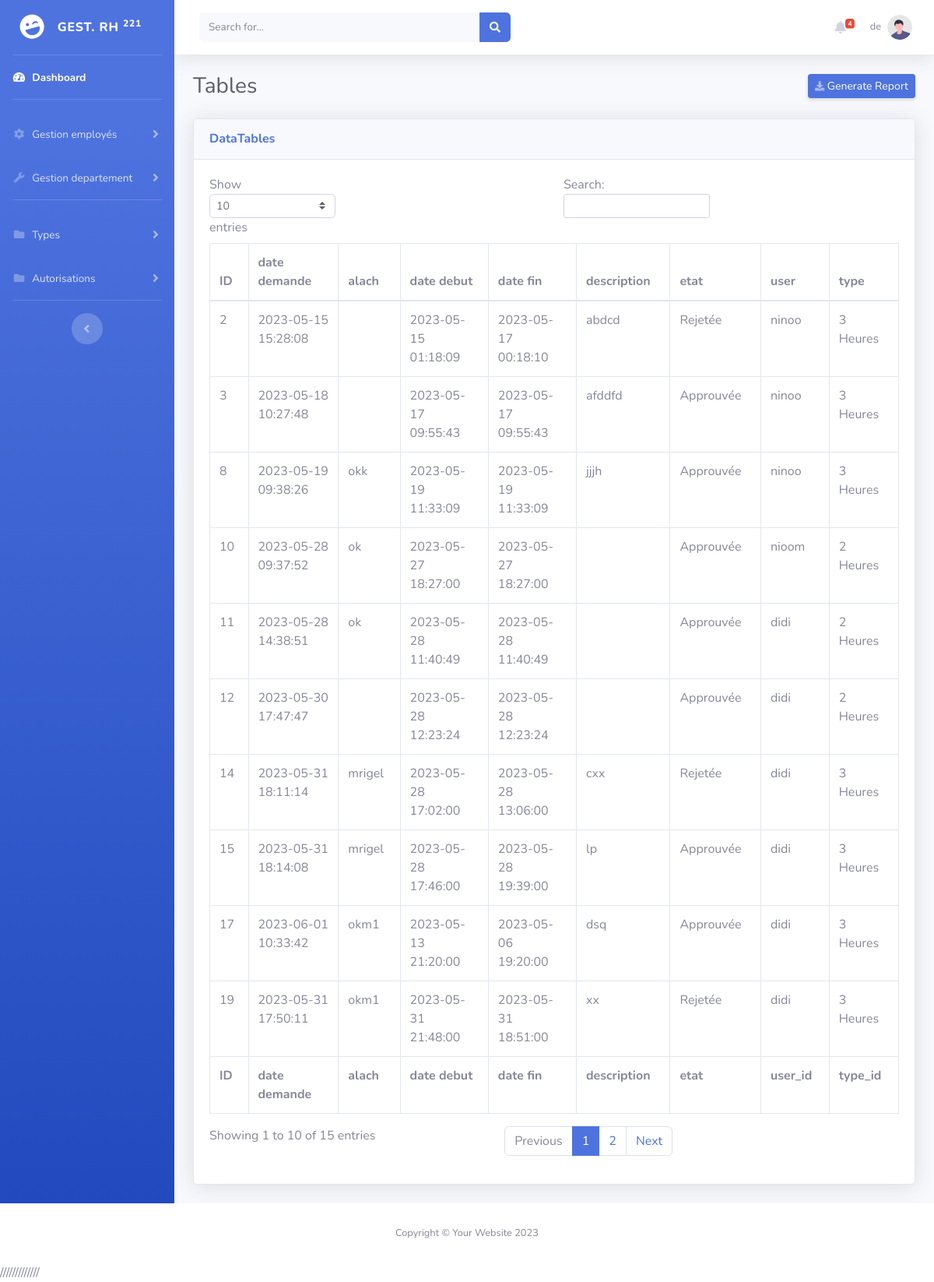
Page /admin/listeHistorique.php (signed in) on the committed database.
### tables this page shows
CREATE TABLE `autorisations` (
  `id` int(11) NOT NULL,
  `date_demande` timestamp NOT NULL DEFAULT current_timestamp() ON UPDATE current_timestamp(),
  `alach` text NOT NULL,
  `date_debut` datetime NOT NULL,
  `date_fin` datetime NOT NULL,
  `description` text NOT NULL,
  `etat` varchar(20) NOT NULL,
  `user_id` int(11) NOT NULL,
  `type_id` int(11) NOT NULL
);

CREATE TABLE `users` (
  `id` int(11) NOT NULL,
  `nom` varchar(255) NOT NULL,
  `email` varchar(255) NOT NULL,
  `role` varchar(10) NOT NULL,
  `pwd` varchar(255) NOT NULL,
  `matricule` varchar(10) NOT NULL,
  `actif` tinyint(4) NOT NULL DEFAULT 1,
  `departement_id` int(11) NOT NULL
);

CREATE TABLE `types` (
  `id` int(11) NOT NULL,
  `intitule` varchar(15) NOT NULL,
  `active` tinyint(4) NOT NULL DEFAULT 1
);

### admin/CLASSE/autorisation.class.php (the view, shortened to what this page needs)
<?php
Class Autorisation{
private $cnx,$server,$user,$pwd,$db;
public function __construct($serveur,$utilisateur,$mdp,$base){
	$this->server=$serveur;
	$this->user=$utilisateur;
	$this->pwd=$mdp;
	$this->db=$base;
	try
	{
	$this->cnx = new PDO('mysql:host='.$this->server.'; dbname='.$this->db, $this->user, $this->pwd);
	}
	catch(Exception $e)
	{
	echo'Erreur:'.$e->getMessage().'<br/>';
	echo'N°:'.$e->getCode();
	}
}
public function RetreiveHistory(){
	$sql="select *,autorisations.id as autorisation_id from autorisations INNER JOIN users ON autorisations.user_id = users.id
	INNER JOIN types ON autorisations.type_id = types.id where etat='Rejetée' or etat='Approuvée' or etat='en attente' ";
$resultats=$this->cnx->query($sql);
if($resultats) {
$resultats->setFetchMode(PDO::FETCH_OBJ);
$autorisations=$resultats->fetchall();
echo '<table  class="table table-bordered" id="dataTable" width="100%" cellspacing="0">';
echo '<thead>';
	echo '<tr>';
	echo '<th>ID</th><th>date demande</th><th>alach</th><th>date debut</th><th>date fin</th><th>description</th><th>etat</th><th>user</th><th>type</th>';
	echo '</tr>';
echo '</thead>';
print '<tbody>';
foreach($autorisations as $autorisation):
echo '<tr>';
	print '<td>'.$autorisation->autorisation_id.'</td>';
	print '<td>'.$autorisation->date_demande.'</td>';
	print '<td>'.$autorisation->alach.'</td>';
	print '<td>'.$autorisation->date_debut.'</td>';
	print '<td>'.$autorisation->date_fin.'</td>';
	print '<td>'.$autorisation->description.'</td>';
	print '<td>'.$autorisation->etat.'</td>';
	print '<td>'.$autorisation->nom.'</td>';
	print '<td>'.$autorisation->intitule.'</td>';
echo '</tr>';
endforeach;
print '</tbody>';
echo '<tfoot>';
	echo '<tr>';
	echo '<th>ID</th><th>date demande</th><th>alach</th><th>date debut</th><th>date fin</th><th>description</th><th>etat</th><th>user_id</th><th>type_id</th>';
	echo '</tr>';
echo '</tfoot>';
echo '</table>';
}
	else echo 'Table vide !!!' ;
}
public function counting(){
    $sql = "SELECT COUNT(*) as count FROM autorisations WHERE etat = 'en attente'";
    $resultat = $this->cnx->query($sql);
    $count = $resultat->fetch(PDO::FETCH_ASSOC)['count'];
    if ($count > 0) {
        echo '<span class="badge badge-danger badge-counter">' . $count . '</span>';
    } else {
        echo '<span class="badge badge-danger badge-counter">0</span>';
    }
}
}
?>

### rows in the picture
autorisations: id "10", date_demande "2023-05-28 09:37:52", alach "ok", date_debut "2023-05-27 18:27:00", date_fin "2023-05-27 18:27:00", etat "Approuvée", user.nom "nioom", type.intitule "2 Heures"
autorisations: id "11", date_demande "2023-05-28 14:38:51", alach "ok", date_debut "2023-05-28 11:40:49", date_fin "2023-05-28 11:40:49", etat "Approuvée", user.nom "didi", type.intitule "2 Heures"
autorisations: id "12", date_demande "2023-05-30 17:47:47", date_debut "2023-05-28 12:23:24", date_fin "2023-05-28 12:23:24", etat "Approuvée", user.nom "didi", type.intitule "2 Heures"
autorisations: id "2", date_demande "2023-05-15 15:28:08", date_debut "2023-05-15 01:18:09", date_fin "2023-05-17 00:18:10", description "abdcd", etat "Rejetée", user.nom "ninoo", type.intitule "3 Heures"
autorisations: id "3", date_demande "2023-05-18 10:27:48", date_debut "2023-05-17 09:55:43", date_fin "2023-05-17 09:55:43", description "afddfd", etat "Approuvée", user.nom "ninoo", type.intitule "3 Heures"
autorisations: id "8", date_demande "2023-05-19 09:38:26", alach "okk", date_debut "2023-05-19 11:33:09", date_fin "2023-05-19 11:33:09", description "jjjh", etat "Approuvée", user.nom "ninoo", type.intitule "3 Heures"
autorisations: id "14", date_demande "2023-05-31 18:11:14", alach "mrigel", date_debut "2023-05-28 17:02:00", date_fin "2023-05-28 13:06:00", description "cxx", etat "Rejetée", user.nom "didi", type.intitule "3 Heures"
autorisations: id "15", date_demande "2023-05-31 18:14:08", alach "mrigel", date_debut "2023-05-28 17:46:00", date_fin "2023-05-28 19:39:00", description "lp", etat "Approuvée", user.nom "didi", type.intitule "3 Heures"
autorisations: id "17", date_demande "2023-06-01 10:33:42", alach "okm1", date_debut "2023-05-13 21:20:00", date_fin "2023-05-06 19:20:00", description "dsq", etat "Approuvée", user.nom "didi", type.intitule "3 Heures"
autorisations: id "19", date_demande "2023-05-31 17:50:11", alach "okm1", date_debut "2023-05-31 21:48:00", date_fin "2023-05-31 18:51:00", description "xx", etat "Rejetée", user.nom "didi", type.intitule "3 Heures"

### other values in the picture
$count "4"
$_SESSION['nom'] "de"
Date('Y') "2023"
